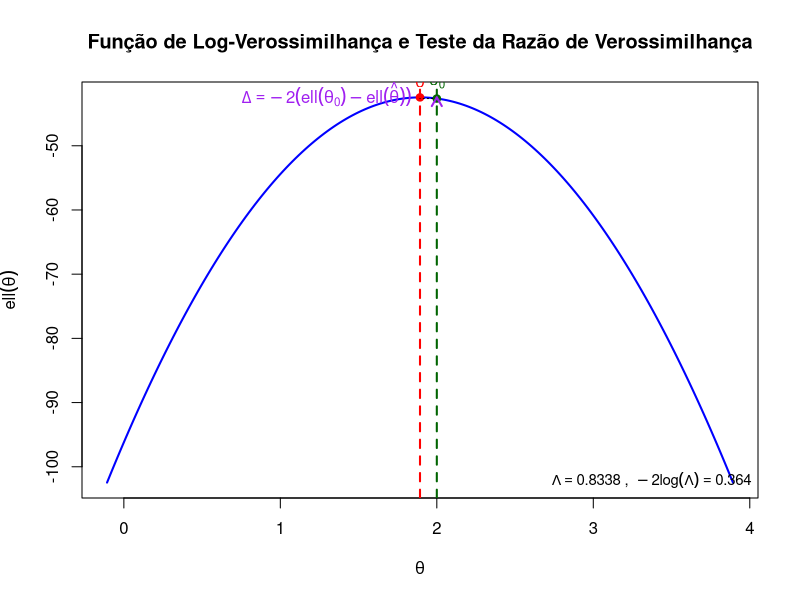

The R script that drew this image:
# ===============================================
# Teste da Razão de Verossimilhança (Exemplo Gráfico)
# ===============================================

# Gerar dados simulados de uma Normal com média verdadeira theta = 2
#set.seed(123)
n <- 30
theta_verdadeiro <- 2
x <- rnorm(n, mean = theta_verdadeiro, sd = 1)

# Estimativa de máxima verossimilhança (media amostral)
theta_hat <- mean(x)
theta_hat

# Valores de theta em torno da estimativa
theta_seq <- seq(theta_hat - 2, theta_hat + 2, length.out = 200)

# Função de log-verossimilhança para a Normal(θ, 1)
loglik <- sapply(theta_seq, function(theta) {
  sum(dnorm(x, mean = theta, sd = 1, log = TRUE))
})

# Valor de theta0 (hipótese nula)
theta0 <- 2 # valor verdadeiro

# Calcular razão de verossimilhança
Lambda <- exp(loglik[which.min(abs(theta_seq - theta0))] - max(loglik))
Lambda
LR <- -2 * log(Lambda)

# ---- Gráfico ----
plot(theta_seq, loglik, type = "l", lwd = 2, col = "blue",
     main = "Função de Log-Verossimilhança e Teste da Razão de Verossimilhança",
     xlab = expression(theta), ylab = expression(ell(theta)))

# Marcar pontos importantes
abline(v = theta_hat, col = "red", lwd = 2, lty = 2)
abline(v = theta0, col = "darkgreen", lwd = 2, lty = 2)
points(theta_hat, max(loglik), pch = 19, col = "red")
points(theta0, loglik[which.min(abs(theta_seq - theta0))], pch = 19, col = "darkgreen")

# Linhas auxiliares
segments(theta0, loglik[which.min(abs(theta_seq - theta0))],
         theta_hat, loglik[which.min(abs(theta_seq - theta0))],
         lty = 3)
text(theta_hat, max(loglik), labels = expression(hat(theta)), pos = 3, col = "red")
text(theta0, loglik[which.min(abs(theta_seq - theta0))], labels = expression(theta[0]), pos = 3, col = "darkgreen")

# Adicionar diferença da log-verossimilhança
arrows(theta0, loglik[which.min(abs(theta_seq - theta0))],
       theta0, max(loglik),
       length = 0.1, col = "purple", lwd = 2)
text(theta0 - 0.1, mean(c(loglik[which.min(abs(theta_seq - theta0))], max(loglik))),
     expression(Delta == -2*(ell(theta[0]) - ell(hat(theta)))), col = "purple", pos = 2)

# Mostrar valor de LR
legend("bottomright",
       legend = bquote(Lambda == .(round(Lambda, 4)) ~ ", " ~ -2*log(Lambda) == .(round(LR, 3))),
       bty = "n", cex = 0.9)
